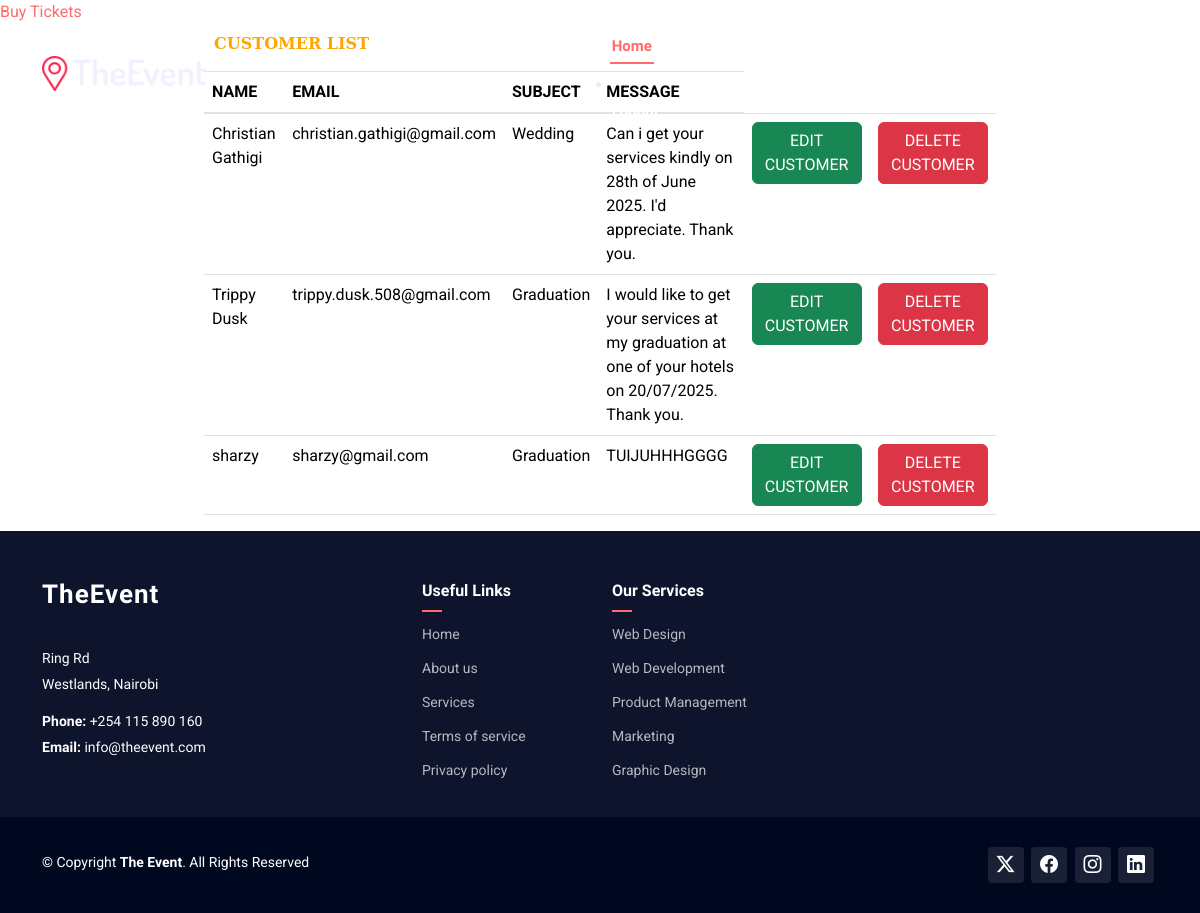
/fest/customerlist/ (signed in), run on an earlier commit of the app's database.
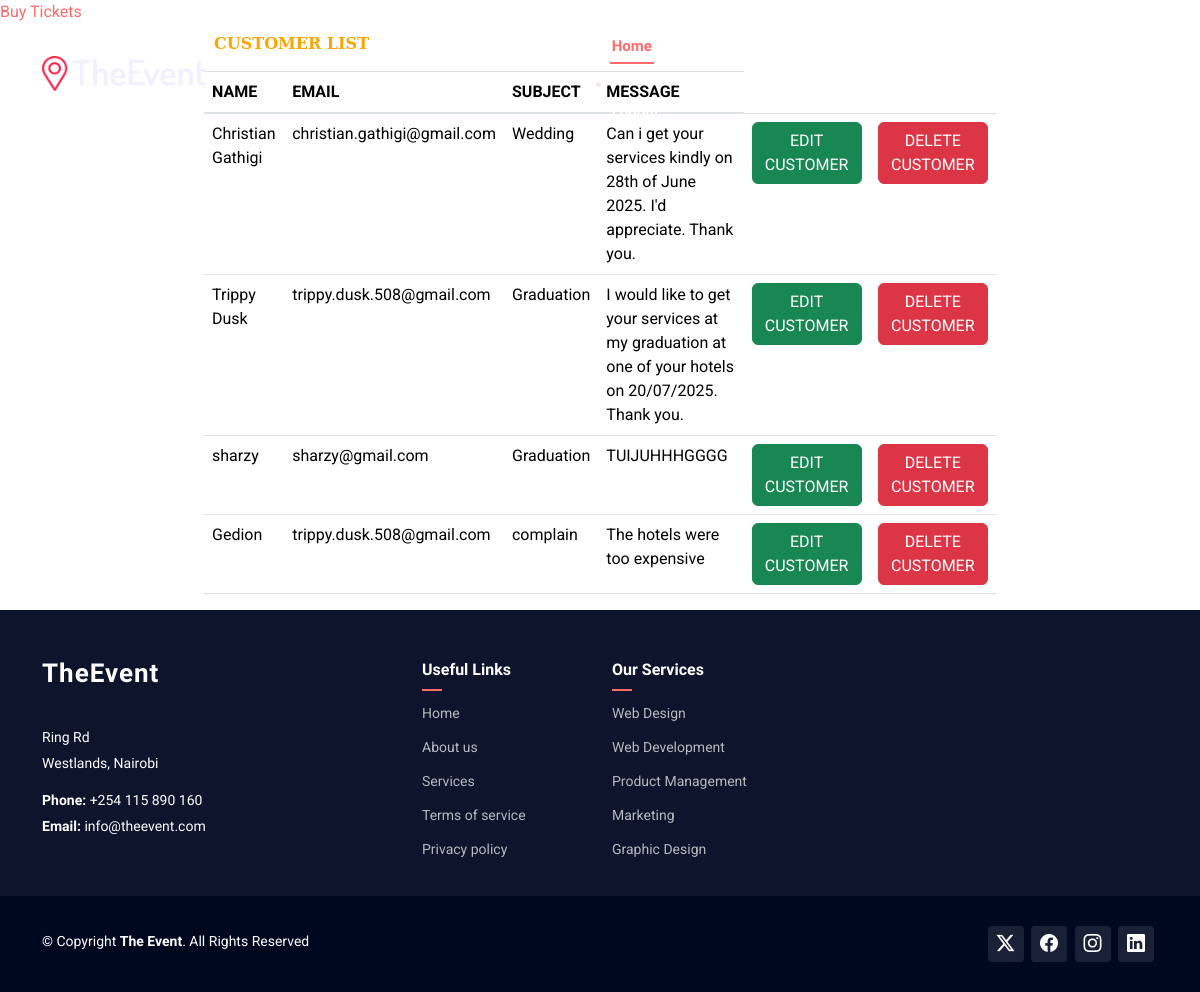
And on a later commit of the database.
### fest/models.py (models this page shows, shortened)
class Contact(models.Model):
    name = models.CharField(max_length=50)
    email = models.EmailField()
    subject = models.CharField(max_length=100)
    message = models.TextField()

### fest/views.py (the view)
# urls.py: path('customerlist/', views.customerlist, name='customerlist'),
@login_required
def customerlist(request):
    data = Contact.objects.all()
    return render(request, 'customerlist.html', {'data': data})

### fest/templates/customerlist.html (shortened to what this page needs)
{% extends "base.html" %}
{% block content %}
<div class="row">
  <div class="col-md-2"></div>
  <div class="col-md-8">
    <h2 style="color: orange;font-weight: bold;font-family: 'DejaVu Serif';font-size: medium;padding: 10px">CUSTOMER LIST</h2>
    <table class="table">
      <thead>
       <tr>
         <th>NAME</th>
         <th>EMAIL</th>
         <th>SUBJECT</th>
         <th>MESSAGE</th>
       </tr>
      </thead>
      <tbody>
       {% for customer in data %}
       <tr>
         <td>{{ customer.name }}</td>
         <td>{{ customer.email }}</td>
         <td>{{ customer.subject }}</td>
         <td>{{ customer.message }}</td>
         <td><a href="{% url 'editcustomer' customer.id %}" class="btn btn-success" type="button">EDIT CUSTOMER</a></td>
         <td><a href="{% url 'deletecustomer' customer.id %}" type="button" class="btn btn-danger" onclick="return confirm('Are you sure you want to delete this customer?')">DELETE CUSTOMER</a></td>
       </tr>
       {% endfor %}
      </tbody>
    </table>
  </div>
  <div class="col-md-2"></div>
</div>
{% endblock %}

### fest/templates/base.html (shortened to what this page needs)
{% load static %}
<!DOCTYPE html>
<html lang="en">
<head>
  <link rel="stylesheet" href="https://stackpath.bootstrapcdn.com/bootstrap/4.5.2/css/bootstrap.min.css">
  <link rel="stylesheet" href="https://cdn.jsdelivr.net/npm/bootstrap@5.3.3/dist/css/bootstrap.min.css">
  <link href="{% static 'vendor/bootstrap-icons/bootstrap-icons.css' %}" rel="stylesheet">
  <link href="{% static 'vendor/aos/aos.css' %}" rel="stylesheet">
  <link href="{% static 'vendor/glightbox/css/glightbox.min.css' %}" rel="stylesheet">
  <link href="{% static 'vendor/swiper/swiper-bundle.min.css' %}" rel="stylesheet">
  <link href="{% static 'css/main.css' %}" rel="stylesheet">
</head>
<body class="index-page">
{% block navbar %}
<header id="header" class="header d-flex align-items-center fixed-top">
    <div class="container-fluid container-xl position-relative d-flex align-items-center">
      <a href="index.html" class="logo d-flex align-items-center me-auto">
        <img src="{% static 'img/logo.png' %}" alt="">
      </a>
<nav id="navmenu" class="navmenu">
        <ul>
          <li><a href="{% url 'index'%}" class="active">Home<br></a></li>
          <li><a href="#speakers">Speakers</a></li>
          <li><a href="#schedule">Schedule</a></li>
          <li><a href="#venue">Venue</a></li>
          <li><a href="#hotels">Hotels</a></li>
          <li><a href="#gallery">Gallery</a></li>
          <li><a href="{% url 'contact' %}">Contact</a></li>
        </ul>
{% if user.is_authenticated %}
   <li class="nav-item">
    <a class="nav-link btn btn-danger text-white px-3 py-1 rounded" href="{% url 'logout' %}">
        Logout
    </a>
</li>
{% else %}
    <a href="{% url 'login' %}" class="btn btn-primary">Login</a>
{% endif %}
      </nav>
  </div>
</header>
  <a class="cta-btn d-none d-sm-block" href="#buy-tickets">Buy Tickets</a>
{% endblock %}
{% block content %}
{% endblock %}
{% block footer %}
{% if request.resolver_match.url_name != 'login' %}
<footer id="footer" class="footer dark-background">
    <div class="footer-top">
      <div class="container">
        <div class="row gy-4">
          <div class="col-lg-4 col-md-6 footer-about">
            <a href="index.html" class="logo d-flex align-items-center">
              <span class="sitename">TheEvent</span>
            </a>
            <div class="footer-contact pt-3">
              <p>Ring Rd</p>
              <p>Westlands, Nairobi</p>
              <p class="mt-3"><strong>Phone:</strong> <span>+254 115 890 160</span></p>
              <p><strong>Email:</strong> <span>info@theevent.com</span></p>
            </div>
          </div>
          <div class="col-lg-2 col-md-3 footer-links">
            <h4>Useful Links</h4>
            <ul>
              <li><a href="#">Home</a></li>
              <li><a href="#">About us</a></li>
              <li><a href="#">Services</a></li>
              <li><a href="#">Terms of service</a></li>
              <li><a href="#">Privacy policy</a></li>
            </ul>
          </div>
          <div class="col-lg-2 col-md-3 footer-links">
            <h4>Our Services</h4>
            <ul>
              <li><a href="#">Web Design</a></li>
              <li><a href="#">Web Development</a></li>
              <li><a href="#">Product Management</a></li>
              <li><a href="#">Marketing</a></li>
              <li><a href="#">Graphic Design</a></li>
            </ul>
          </div>
        </div>
      </div>
    </div>
    <div class="copyright text-center">
      <div class="container d-flex flex-column flex-lg-row justify-content-center justify-content-lg-between align-items-center">
        <div class="d-flex flex-column align-items-center align-items-lg-start">
          <div>
            © Copyright <strong><span>The Event</span></strong>. All Rights Reserved
          </div>
        </div>
        <div class="social-links order-first order-lg-last mb-3 mb-lg-0">
          <a href=""><i class="bi bi-twitter-x"></i></a>
          <a href=""><i class="bi bi-facebook"></i></a>
          <a href=""><i class="bi bi-instagram"></i></a>
          <a href=""><i class="bi bi-linkedin"></i></a>
        </div>
      </div>
    </div>
  </footer>
{% endif %}
{% endblock %}
</body>
</html>

### fest/static/css/main.css (style rules this page uses)
:root { --default-font: "Roboto", system-ui, -apple-system, "Segoe UI", Roboto, "Helvetica Neue", Arial, "Noto Sans", "Liberation Sans", sans-serif, "Apple Color Emoji", "Segoe UI Emoji", "Segoe UI Symbol", "Noto Color Emoji"; --heading-font: "Raleway", sans-serif; --nav-font: "Raleway", sans-serif; }
:root { --background-color: #ffffff; --default-color: #f1e9e9; --heading-color: #0e1b4d; --accent-color: #ff6b6b; --surface-color: #f8f9fa; --contrast-color: #ffffff; }
:root { --nav-color: rgb(255, 255, 255); --nav-hover-color: #ff6b6b; --nav-mobile-background-color: #ffffff; --nav-dropdown-background-color: #ffffff; --nav-dropdown-color: #212529; --nav-dropdown-hover-color: #ff6b6b; }
.dark-background { --background-color: #000820; --default-color: #ffffff; --heading-color: #ffffff; --surface-color: #001553; --contrast-color: #ffffff; }
:root { scroll-behavior: smooth; }
body { color: var(--default-color); background-color: var(--background-color); font-family: var(--default-font); }
a { color: var(--accent-color); text-decoration: none; transition: 0.3s; }
h1, h2, h3, h4, h5, h6 { color: var(--heading-color); font-family: var(--heading-font); }
.header { --background-color: rgba(0, 0, 0, 0); --heading-color: #ffffff; color: var(--default-color); background-color: var(--background-color); padding: 20px 0; transition: all 0.5s; z-index: 997; }
.header .logo { line-height: 1; }
.header .logo img { max-height: 36px; margin-right: 8px; }
@media (max-width: 1200px) { .header .logo { order: 1; } }
@media (max-width: 1200px) { .header .navmenu { order: 3; } }
@media (min-width: 1200px) { .navmenu { padding: 0; } }
@media (min-width: 1200px) { .navmenu ul { margin: 0; padding: 0; display: flex; list-style: none; align-items: center; } }
@media (min-width: 1200px) { .navmenu li { position: relative; } }
@media (min-width: 1200px) { .navmenu>ul>li { white-space: nowrap; padding: 15px 14px; } }
@media (min-width: 1200px) { .navmenu>ul>li:last-child { padding-right: 0; } }
@media (min-width: 1200px) { .navmenu a, .navmenu a:focus { color: var(--nav-color); font-size: 15px; padding: 0 2px; font-family: var(--nav-font); font-weight: 600; display: flex; align-items: center; justify-content: space-between; white-space: nowrap; transition: 0.3s; position: relative; } }
@media (min-width: 1200px) { .navmenu>ul>li>a:before { content: ""; position: absolute; height: 2px; bottom: -6px; left: 0; background-color: var(--accent-color); visibility: hidden; width: 0px; transition: all 0.3s ease-in-out 0s; } }
@media (min-width: 1200px) { .navmenu a:hover:before, .navmenu li:hover>a:before, .navmenu .active:before { visibility: visible; width: 100%; } }
@media (min-width: 1200px) { .navmenu li:hover>a, .navmenu .active, .navmenu .active:focus { color: var(--nav-hover-color); } }
.footer { color: var(--default-color); background-color: var(--background-color); font-size: 14px; position: relative; }
.footer .footer-top { background-color: color-mix(in srgb, var(--background-color), white 5%); padding-top: 50px; }
.footer .footer-about .logo { line-height: 1; margin-bottom: 25px; }
.footer .footer-about .logo span { color: var(--heading-color); font-family: var(--heading-font); font-size: 26px; font-weight: 700; letter-spacing: 1px; }
.footer .footer-about p { font-size: 14px; font-family: var(--heading-font); }
.footer h4 { font-size: 16px; font-weight: 600; position: relative; padding-bottom: 12px; margin-bottom: 15px; }
.footer h4::after { content: ""; position: absolute; display: block; width: 20px; height: 2px; background: var(--accent-color); bottom: 0; left: 0; }
.footer .footer-links { margin-bottom: 30px; }
.footer .footer-links ul { list-style: none; padding: 0; margin: 0; }
.footer .footer-links ul li { padding: 10px 0; display: flex; align-items: center; }
.footer .footer-links ul li:first-child { padding-top: 0; }
.footer .footer-links ul a { color: color-mix(in srgb, var(--default-color), transparent 30%); display: inline-block; line-height: 1; }
.footer .footer-contact p { margin-bottom: 5px; }
.footer .copyright { padding: 30px 0; }
.footer .social-links a { font-size: 18px; display: inline-block; background: color-mix(in srgb, var(--default-color), transparent 90%); color: var(--contrast-color); line-height: 1; padding: 8px 0; margin-right: 4px; border-radius: 4px; text-align: center; width: 36px; height: 36px; transition: 0.3s; }

What changed in the data, as far as the page shows it:
added Contact: name "Gedion", email "trippy.dusk.508@gmail.com", subject "complain", message "The hotels were too expensive"
